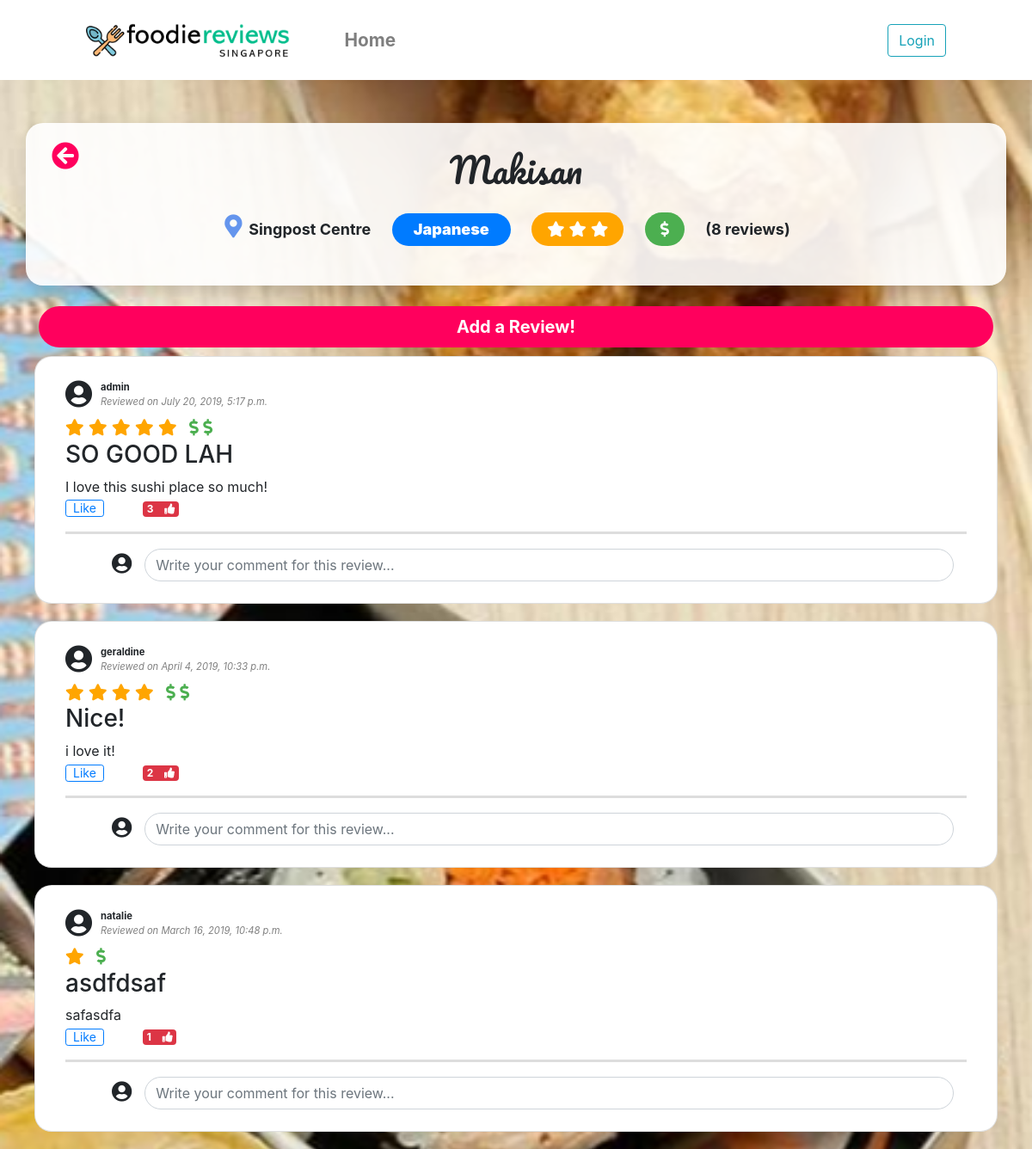
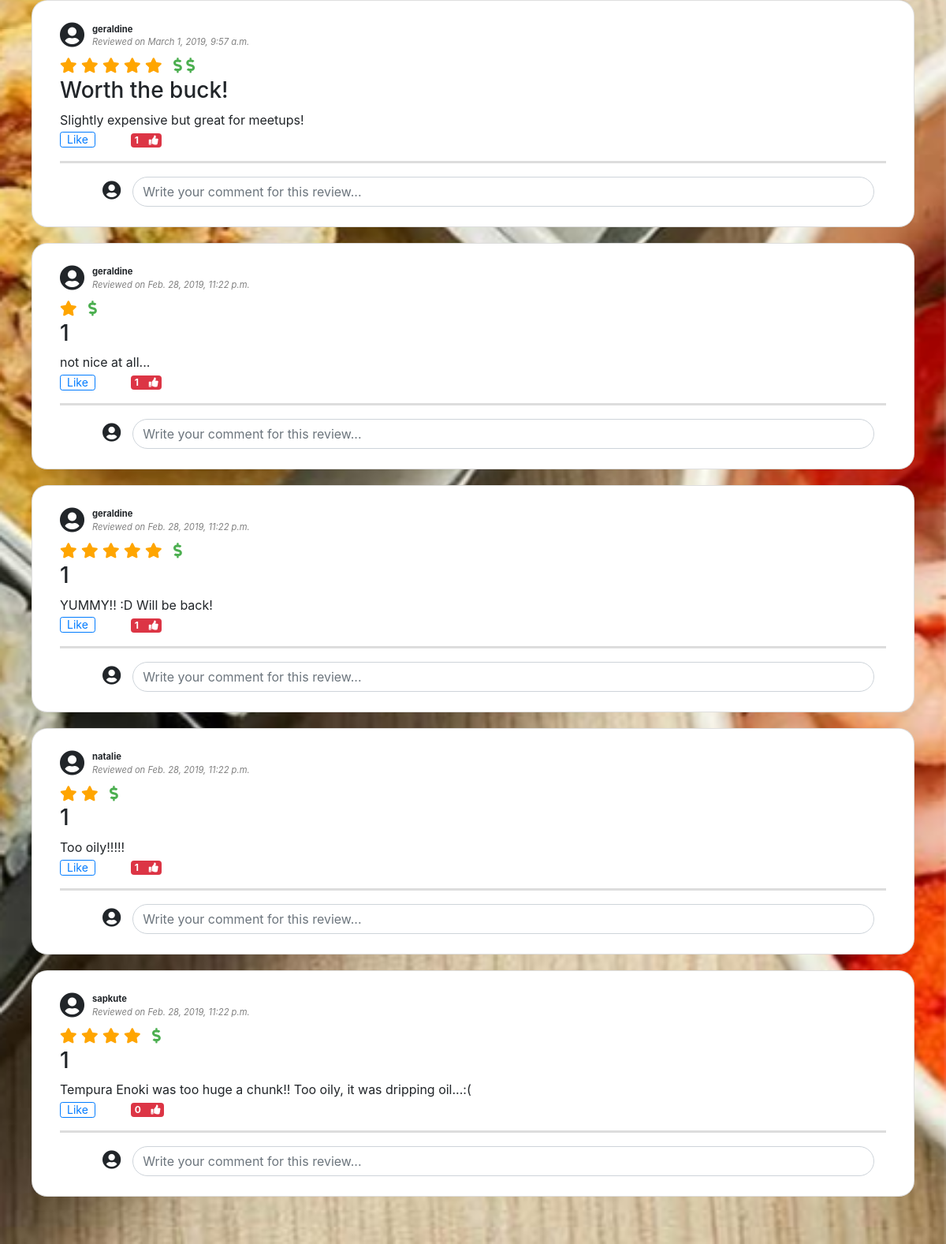
The page /reviewapp/resto/1/ on the database its author committed (2 pictures, top to bottom).
### reviewapp/models.py (models this page shows, shortened)
class Restaurant(models.Model):
    category=models.ForeignKey(Category,on_delete=models.CASCADE)
    restaurant_text= models.CharField(max_length=100)
    restaurant_address= models.CharField(max_length=100)
    def review_amount(self):
        return self.review_set.count()
    def rating(self):
        if self.review_amount() is 0:
            return 0
        ratings = [r.review_rate for r in self.review_set.all()]
        avg_rate = round(statistics.mean(ratings))
        avg_rate = 1 if avg_rate is 0 else avg_rate
        return avg_rate
    def pricing(self):
        if self.review_amount() is 0:
            return 0
        prices = [r.review_price for r in self.review_set.all()]
        avg_price = round(statistics.mean(prices))
        avg_price = 1 if avg_price is 0 else avg_price
        return avg_price

class Category(models.Model):
    category_text = models.CharField(max_length=50)

class Review(models.Model):
    restaurant = models.ForeignKey(Restaurant,on_delete=models.CASCADE)
    review_user = models.ForeignKey(User, on_delete=models.CASCADE)
    review_title = models.CharField(max_length=100)
    review_description = models.CharField(max_length=500)
    review_rate = models.IntegerField(default = 0)
    review_price = models.IntegerField(default = 0)
    review_date = models.DateTimeField(auto_now_add=True)

### reviewapp/views.py (the view)
# urls.py: path('resto/<int:restaurant_id>/', views.details, name='details'),
def details(request, restaurant_id):
    restaurant = Restaurant.objects.filter(pk=restaurant_id).first()
    user_liked_reviews = []
    if request.user.is_authenticated:
        user_liked_reviews = get_liked_reviews_by_user_and_restaurant(request.user, restaurant)
    context = {
        'restaurant': restaurant,
        'user': request.user,
        'user_liked_reviews': user_liked_reviews
    }
    return render(request, 'reviewapp/details.html', context)

### reviewapp/templates/reviewapp/details.html (shortened to what this page needs)
{% extends 'reviewapp/base.html' %}
{% block content %}
<div id="outer"
style="width:100%; min-height: 100vh; background:url('/static/reviewapp/images/{{ restaurant.pk }}.jpg') no-repeat fixed center; background-size: cover;">
    <div class="content-container container">
        <div class="row">
            <div id="restaurant-summary" class="col card border-0 shadow mb-4">
                <div class="card-body">
                    <a href="{% url 'reviewapp:home'%}" class="back-button">
                        <i class="fas fa-arrow-circle-left"></i>
                    </a>
                    <h1>{{restaurant.restaurant_text}}</h1>
                    <label class="review-liner">
                        <span style="font-size: 1.5em;">
                            <i class="fas fa-map-marker-alt" style="color:cornflowerblue;" ></i>
                        </span>
                        <strong>{{ restaurant.restaurant_address }}</strong>
                    </label>
                    <label class="review-liner">
                        <p><span class="badge badge-pill badge-primary category"><strong>{{ restaurant.category.category_text }}</strong></span></p>
                    </label>
                    <label class="review-liner">
                        <div class="rate">
                            {% for i in restaurant.rating|rjust:restaurant.rating %}
                            <i class="fas fa-star"/></i>
                            {% endfor %}
                        </div>
                    </label>
                    <label class="review-liner">
                        <div class="price">
                            {% for i in restaurant.pricing|rjust:restaurant.pricing %}
                            <i class="fas fa-dollar-sign"></i>
                            {% endfor %}
                        </div>
                    </label>
                    <label class="review-liner">
                        <strong>({{ restaurant.review_set.count }} reviews)</strong>
                    </label>
                </div>
            </div>
        </div>
        <a href="{% url 'reviewapp:add' restaurant.id %}" id="add-review" class="btn btn-lg btn-block">
            <strong>Add a Review!</strong>
        </a>
        {% if restaurant.review_set.all %}
            {% for review in restaurant.review_set.all|dictsortreversed:"pk" %}
                <div class="row">
                    <div class="col card" style="margin: 10px">
                        <div class="card-body">
                            <div class="user-bar">
                                <span class="user-icon"><i class="fas fa-user-circle"></i></span>
                                <div class="user-icon-side review-meta-data">
                                    <span><strong>{{review.review_user}}</strong></span><br>
                                    <span class="date">Reviewed on {{ review.review_date }}</span>
                                </div>
                            </div>
                            <label class="review-liner-small review-icon">
                                {% for i in review.review_rate|rjust:review.review_rate %}
                                <i class="fas fa-star rate-small"/></i>
                                {% endfor %}
                            </label>
                            <label id="price" class="review-liner-small review-icon">
                                {% for i in review.review_price|rjust:review.review_price %}
                                <i class="fas fa-dollar-sign price-small"/></i>
                                {% endfor %}
                            </label>
                            <h3>{{ review.review_title }}</h3>
                            {{review.review_description}}
                            <div id="rl{{ review.id }}" class="row">
                                <div class="col-1">
                                    {% if review.id in user_liked_reviews %}
                                        <span class="badge badge-primary">Liked! </span>
                                    {% else %}
                                    <form action="#" method="post" onsubmit="addLike(this); return false;">
                                        <input type="submit" value="Like" class="btn btn-outline-primary btn-sm" style="height:20px;line-height: 0px;"></input>
                                    </form>
                                    {% endif %}
                                </div>
                                <div class="col-1">
                                    <span class="badge badge-danger">
                                        <span class="likes-count" style="padding-right:10px;">{{review.like_set.count}}</span>
                                        <i class="fas fa-thumbs-up"></i>
                                    </span>
                                </div>
                            </div>
                            <hr>
                            <div>
                                <div class="row row-comment-reply">
                                    <span class="user-icon-small col"><i class="fas fa-user-circle"></i></span>
                                    <form action="#" method="post" class="col-11 comment_form" onsubmit="addComment(this); return false;">
                                        <input type="text" class="form-control new-comment-reply" name="comment_description" placeholder="Write your comment for this review...">
                                    </form>
                                </div>
                            </div>
                        </div>
                    </div>
                </div>
            {% endfor %}
        {% else %}
            <div id="no-reviews-yet-message" class="alert alert-success" role="alert">
                <p>There are no reviews for {{ restaurant.restaurant_text }} yet.</p>
                <p>Would you like to start writing a review?</p>
            </div>
        {% endif %}
    </div>
</div>
{% load static %}
<link rel="stylesheet" type="text/css" href="{% static 'reviewapp/style/restaurantdetails.css' %}" />
{% load static %}
{% endblock %}

### reviewapp/templates/reviewapp/base.html (shortened to what this page needs)
<!DOCTYPE html>
<html>
<head>
    {% load static %}
    <link rel="stylesheet" type="text/css" href="{% static 'reviewapp/style/style.css' %}">
    <link rel="stylesheet" href="https://stackpath.bootstrapcdn.com/bootstrap/4.3.1/css/bootstrap.min.css">
    <link rel="stylesheet" href="https://use.fontawesome.com/releases/v5.7.2/css/all.css"
>
</head>
<body>
    {% load widget_tweaks %}
    <main>
        <nav class="navbar-foodie navbar navbar-expand-lg navbar-light">
            <a class="navbar-brand" href="/reviewapp/">
                <img src="/static/reviewapp/images/frlogo3.png" height="40px" alt="foodie reviews">
            </a>
            <ul class="nav navbar-nav mr-auto">
                <li class="nav-item"><a class="nav-link" href="{% url 'reviewapp:home' %}">Home</a></li>
            </ul>
            {% if user.is_authenticated %}
            <span class="navbar-text" style="margin-right:20px">Hello, {{user.username}}!</span>
            <a href="/accounts/logout"><button class="btn btn-info my-2 my-sm-0 login" style="font-weight: 500">Log
                    out</button>
            </a>
            {% else %}
            <a href="/accounts/login"><button class="btn btn-outline-info my-2 my-sm-0 login">Login</button>
            </a>
            {% endif %}
        </nav>
        {% block content %}
        {% endblock %}
    </main>
</body>
</html>

### reviewapp/static/reviewapp/style/style.css (style rules this page uses)
body { background-color: #F0F0F0; min-height: 100%; }
.content-container { padding: 50px 0px; }
li { list-style: none; }
.back-button { position: absolute; top: 15px; left: 30px; font-size:2em; color:rgb(255,0,93); }
.login { font-weight: 500; font-size: 1em; padding: 5px 20px; }

### reviewapp/static/reviewapp/style/restaurantdetails.css (style rules this page uses)
.price { background-color: #4CAF50; color: white; border-radius: 50px; padding: 6px 18px; text-align: center; }
.price-small { color: #4CAF50; }
.rate { background-color: orange; color:white; border-radius: 50px; padding: 6px 18px; text-align: center; }
.rate-small { color:orange; }
.review-liner { margin: 15px 20px 0px 0px; font-size: 18px; }
.review-liner-small { margin: 0px 10px 0px 0px; font-size: 15px; }
#restaurant-summary { padding: 10px; background: rgba(255,255,255, 0.9); text-align: center; }
h1 { font-family: Pacifico, sans-serif; }
.card { border-radius: 20px; }
.user-icon { font-size: 2em; }
.user-icon-small { font-size: 1.5em; text-align: right; padding-right: 10px; }
.date { font-style: italic; color:grey; }
hr { display: block; height: 1px; border: 0; border-top: 3px solid #ddd; margin: 1em 0; padding: 0; }
.user-bar { display: table; }
.user-icon-side { display: table-cell; vertical-align: middle; padding-left: 10px; }
.review-meta-data { font-size: 0.7em; }
.review-icon { font-size: 1.2em; }
.new-comment-reply { border-radius: 30px; }
.col-11 { padding-left:5px; }
.row-comment-reply { margin: 10px 0px 5px 0px; }
#add-review { background: rgba(255,0,93, 1); color: #ffffff; border-radius: 50px; }
.category { font-size: 1em; padding: 10px 25px; }

### reviewapp/templates/reviewapp/base.html (style rules this page uses)
.navbar { padding: 20px 100px; font-size: 1.3em; font-weight: bold; color:#333; background-color:white; }
.nav-item { padding: 3px 40px; }

### rows shown on the page
Restaurant: restaurant_text "Makisan", restaurant_address "Singpost Centre", category.category_text "Japanese", review_set.count "8"
Review: review_user "admin", review_date "July 20, 2019, 5:17 p.m.", review_rate 5 (drawn), review_price 2 (drawn), review_title "SO GOOD LAH", review_description "I love this sushi place so much!", like_set.count "3"
Review: review_user "geraldine", review_date "April 4, 2019, 10:33 p.m.", review_rate 4 (drawn), review_price 2 (drawn), review_title "Nice!", review_description "i love it!", like_set.count "2"
Review: review_user "natalie", review_date "March 16, 2019, 10:48 p.m.", review_rate 1 (drawn), review_title "asdfdsaf", review_description "safasdfa", like_set.count "1"
Review: review_user "geraldine", review_date "March 1, 2019, 9:57 a.m.", review_rate 5 (drawn), review_price 2 (drawn), review_title "Worth the buck!", review_description "Slightly expensive but great for meetups!", like_set.count "1"
Review: review_user "geraldine", review_date "Feb. 28, 2019, 11:22 p.m.", review_rate 1 (drawn), review_title "1", review_description "not nice at all...", like_set.count "1"
Review: review_user "geraldine", review_date "Feb. 28, 2019, 11:22 p.m.", review_rate 5 (drawn), review_title "1", review_description "YUMMY!! :D Will be back!", like_set.count "1"
Review: review_user "natalie", review_date "Feb. 28, 2019, 11:22 p.m.", review_rate 2 (drawn), review_title "1", review_description "Too oily!!!!!", like_set.count "1"
Review: review_user "sapkute", review_date "Feb. 28, 2019, 11:22 p.m.", review_rate 4 (drawn), review_title "1", review_description "Tempura Enoki was too huge a chunk!! Too oily, it was dripping oil...:(", like_set.count "0"
